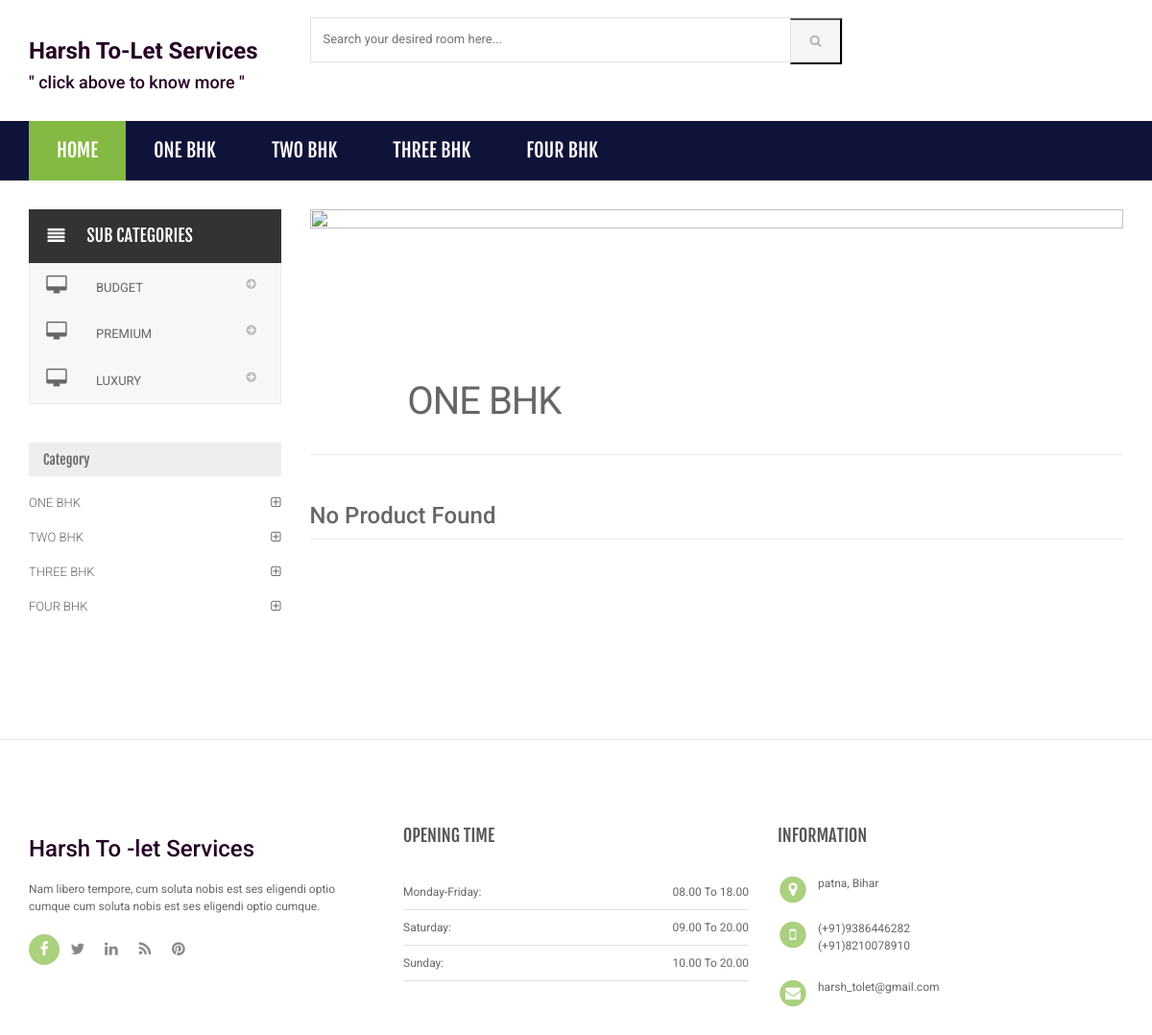
The page /Searching/category.php?cid=3 on the database its author committed.
### tables this page shows
CREATE TABLE `category` (
  `id` int(11) NOT NULL,
  `categoryName` varchar(255) DEFAULT NULL,
  `categoryDescription` longtext DEFAULT NULL,
  `creationDate` timestamp NOT NULL DEFAULT current_timestamp(),
  `updationDate` varchar(255) DEFAULT NULL
);

CREATE TABLE `subcategory` (
  `id` int(11) NOT NULL,
  `categoryid` int(11) DEFAULT NULL,
  `subcategory` varchar(255) DEFAULT NULL,
  `creationDate` timestamp NULL DEFAULT current_timestamp(),
  `updationDate` varchar(255) DEFAULT NULL
);

### Searching/category.php (the view, shortened to what this page needs)
<?php
include('includes/config.php');
$cid=intval($_GET['cid']);
?>
<!DOCTYPE html>
<html lang="en">
	<head>
	    <link rel="stylesheet" href="assets/css/bootstrap.min.css">
	    <link rel="stylesheet" href="assets/css/main.css">
	    <link rel="stylesheet" href="assets/css/green.css">
	    <link rel="stylesheet" href="assets/css/owl.carousel.css">
		<link rel="stylesheet" href="assets/css/owl.transitions.css">
		<link href="assets/css/lightbox.css" rel="stylesheet">
		<link rel="stylesheet" href="assets/css/animate.min.css">
		<link rel="stylesheet" href="assets/css/rateit.css">
		<link rel="stylesheet" href="assets/css/bootstrap-select.min.css">
		<link rel="stylesheet" href="assets/css/config.css">
		<link href="assets/css/green.css" rel="alternate stylesheet" title="Green color">
		<link href="assets/css/blue.css" rel="alternate stylesheet" title="Blue color">
		<link href="assets/css/red.css" rel="alternate stylesheet" title="Red color">
		<link href="assets/css/orange.css" rel="alternate stylesheet" title="Orange color">
		<link href="assets/css/dark-green.css" rel="alternate stylesheet" title="Darkgreen color">
		<link rel="stylesheet" href="assets/css/font-awesome.min.css">
	</head>
    <body class="cnt-home">
<header class="header-style-1">
<?php include('includes/main-header.php');?>
<?php include('includes/menu-bar.php');?>
</header>
<div class="body-content outer-top-xs">
	<div class='container'>
		<div class='row outer-bottom-sm'>
			<div class='col-md-3 sidebar'>
<div class="side-menu animate-dropdown outer-bottom-xs">
<div class="side-menu animate-dropdown outer-bottom-xs">
    <div class="head"><i class="icon fa fa-align-justify fa-fw"></i>Sub Categories</div>
    <nav class="yamm megamenu-horizontal" role="navigation">
        <ul class="nav">
            <li class="dropdown menu-item">
              <?php $sql=mysqli_query($con,"select id,subcategory  from subcategory where categoryid='$cid'");
while($row=mysqli_fetch_array($sql))
{
    ?>
                <a href="sub-category.php?scid=<?php echo $row['id'];?>" class="dropdown-toggle"><i class="icon fa fa-desktop fa-fw"></i>
                <?php echo $row['subcategory'];?></a>
                <?php }?>
</li>
</ul>
    </nav>
</div>
</div>
	            <div class="sidebar-module-container">
	            	<div class="sidebar-filter">
<div class="sidebar-widget wow fadeInUp outer-bottom-xs ">
	<div class="widget-header m-t-20">
		<h4 class="widget-title">Category</h4>
	</div>
	<div class="sidebar-widget-body m-t-10">
	         <?php $sql=mysqli_query($con,"select id,categoryName  from category");
while($row=mysqli_fetch_array($sql))
{
    ?>
		<div class="accordion">
	    	<div class="accordion-group">
	            <div class="accordion-heading">
	                <a href="category.php?cid=<?php echo $row['id'];?>"  class="accordion-toggle collapsed">
	                   <?php echo $row['categoryName'];?>
	                </a>
	            </div>
	        </div>
	    </div>
	    <?php } ?>
	</div>
</div>
	            	</div>
	            </div>
            </div>
			<div class='col-md-9'>
	<div id="category" class="category-carousel hidden-xs">
		<div class="item">
			<div class="image">
				<img src="assets/images/banners/banner1.jpg" alt="" class="img-responsive">
			</div>
			<div class="container-fluid">
				<div class="caption vertical-top text-left">
					<div class="big-text">
						<br />
					</div>
					       <?php $sql=mysqli_query($con,"select categoryName  from category where id='$cid'");
while($row=mysqli_fetch_array($sql))
{
    ?>
					<div class="excerpt hidden-sm hidden-md">
						<?php echo htmlentities($row['categoryName']);?>
					</div>
			<?php } ?>
				</div>
			</div>
		</div>
</div>
				<div class="search-result-container">
					<div id="myTabContent" class="tab-content">
						<div class="tab-pane active " id="grid-container">
							<div class="category-product  inner-top-vs">
								<div class="row">
			<?php
$ret=mysqli_query($con,"select * from products where category='$cid'");
$num=mysqli_num_rows($ret);
if($num>0)
{
while ($row=mysqli_fetch_array($ret))
{?>
		<div class="col-sm-6 col-md-4 wow fadeInUp">
			<div class="products">
	<div class="product">
		<div class="product-image">
			<div class="image">
				<a href="product-details.php?pid=<?php echo htmlentities($row['id']);?>"><img  src="assets/images/blank.gif" data-echo="admin/productimages/<?php echo htmlentities($row['id']);?>/<?php echo htmlentities($row['productImage1']);?>" alt="" width="200" height="300"></a>
			</div>
		</div>
		<div class="product-info text-left">
			<h3 class="name"><a href="product-details.php?pid=<?php echo htmlentities($row['id']);?>"><?php echo htmlentities($row['productName']);?></a></h3>
			<div class="description"></div>
			<div class="product-price">
				<span class="price">
					Rs. <?php echo htmlentities($row['productPrice']);?>	pr		</span>
										     <span class="price-before-discount">Rs. <?php echo htmlentities($row['productPriceBeforeDiscount']);?></span>
			</div>
			<?php if($row['productAvailability']=='In Stock'){?>
				<div class="action"><a href=" https://wa.me/+919334362070=product&action">watsapp us</a></div>
				<?php } else {?>
						<div class="action" style="color:red">Out of Stock</div>
					<?php } ?>
		</div>
					<div class="cart clearfix animate-effect">
				<div class="action">
					<ul class="list-unstyled">
						<li class="add-cart-button btn-group">
								<?php if($row['productAvailability']=='In Stock'){?>
							</button>
								<?php } else {?>
							<div class="action" style="color:red">Out of Stock</div>
					<?php } ?>
						</li>
					</ul>
				</div>
			</div>
			</div>
			</div>
		</div>
	  <?php } } else {?>
		<div class="col-sm-6 col-md-4 wow fadeInUp"> <h3>No Product Found</h3>
		</div>
<?php } ?>
										</div>
							</div>
						</div>
				</div>
			</div>
		</div></div>
</div>
</div>
<?php include('includes/footer.php');?>
</body>
</html>

### Searching/includes/menu-bar.php (shortened to what this page needs)
<div class="header-nav animate-dropdown">
    <div class="container">
        <div class="yamm navbar navbar-default" role="navigation">
            <div class="nav-bg-class">
                <div class="navbar-collapse collapse" id="mc-horizontal-menu-collapse">
	<div class="nav-outer">
		<ul class="nav navbar-nav">
			<li class="active dropdown yamm-fw">
				<a href="index.php" data-hover="dropdown" class="dropdown-toggle">Home</a>
			</li>
              <?php $sql=mysqli_query($con,"select id,categoryName  from category limit 6");
while($row=mysqli_fetch_array($sql))
{
    ?>
			<li class="dropdown yamm">
				<a href="category.php?cid=<?php echo $row['id'];?>"> <?php echo $row['categoryName'];?></a>
			</li>
			<?php } ?>
		</ul>
		<div class="clearfix"></div>
	</div>
</div>
            </div>
        </div>
    </div>
</div>

### Searching/assets/css/green.css (style rules this page uses)
a { color: #250024; }
.header-style-1 .header-nav { background: #101339; }
.cnt-home .header-style-1 .header-nav .navbar .navbar-nav > li.active { background: #84b943; }
.sidebar .sidebar-module-container .sidebar-widget .sidebar-widget-body .accordion .accordion-group .accordion-heading .accordion-toggle, .sidebar .sidebar-module-container .sidebar-widget .sidebar-widget-body .accordion .accordion-group .accordion-heading .accordion-toggle:hover, .sidebar .sidebar-module-container .sidebar-widget .sidebar-widget-body .accordion .accordion-group .accordion-heading .accordion-toggle:focus, .sidebar .sidebar-module-container .sidebar-widget .sidebar-widget-body .accordion .accordion-group .accordion-heading .accordion-toggle:after { color: #abd07e; }

### Searching/assets/css/lightbox.css (style rules this page uses)
body:after { content: url(../images/close.png) url(../images/loading.gif) url(../images/prev.png) url(../images/next.png); display: none; }

### Searching/assets/css/blue.css (style rules this page uses)
a { color: #3498db; }
.header-style-1 .header-nav { background: #3498db; }
.cnt-home .header-style-1 .header-nav .navbar .navbar-nav > li.active { background: #1d6ca1; }
.sidebar .sidebar-module-container .sidebar-widget .sidebar-widget-body .accordion .accordion-group .accordion-heading .accordion-toggle, .sidebar .sidebar-module-container .sidebar-widget .sidebar-widget-body .accordion .accordion-group .accordion-heading .accordion-toggle:hover, .sidebar .sidebar-module-container .sidebar-widget .sidebar-widget-body .accordion .accordion-group .accordion-heading .accordion-toggle:focus, .sidebar .sidebar-module-container .sidebar-widget .sidebar-widget-body .accordion .accordion-group .accordion-heading .accordion-toggle:after { color: #3498db; }

### Searching/assets/css/red.css (style rules this page uses)
a { color: #ff6c6c; }
.header-style-1 .header-nav { background: #ff6c6c; }
.cnt-home .header-style-1 .header-nav .navbar .navbar-nav > li.active { background: #ff1a1a; }
.sidebar .sidebar-module-container .sidebar-widget .sidebar-widget-body .accordion .accordion-group .accordion-heading .accordion-toggle, .sidebar .sidebar-module-container .sidebar-widget .sidebar-widget-body .accordion .accordion-group .accordion-heading .accordion-toggle:hover, .sidebar .sidebar-module-container .sidebar-widget .sidebar-widget-body .accordion .accordion-group .accordion-heading .accordion-toggle:focus, .sidebar .sidebar-module-container .sidebar-widget .sidebar-widget-body .accordion .accordion-group .accordion-heading .accordion-toggle:after { color: #ff6c6c; }

### Searching/assets/css/orange.css (style rules this page uses)
a { color: #f39c12; }
.header-style-1 .header-nav { background: #f39c12; }
.cnt-home .header-style-1 .header-nav .navbar .navbar-nav > li.active { background: #ab6c09; }
.sidebar .sidebar-module-container .sidebar-widget .sidebar-widget-body .accordion .accordion-group .accordion-heading .accordion-toggle, .sidebar .sidebar-module-container .sidebar-widget .sidebar-widget-body .accordion .accordion-group .accordion-heading .accordion-toggle:hover, .sidebar .sidebar-module-container .sidebar-widget .sidebar-widget-body .accordion .accordion-group .accordion-heading .accordion-toggle:focus, .sidebar .sidebar-module-container .sidebar-widget .sidebar-widget-body .accordion .accordion-group .accordion-heading .accordion-toggle:after { color: #f39c12; }

### Searching/assets/css/dark-green.css (style rules this page uses)
a { color: #12cca7; }
.header-style-1 .header-nav { background: #12cca7; }
.cnt-home .header-style-1 .header-nav .navbar .navbar-nav > li.active { background: #0b816a; }
.sidebar .sidebar-module-container .sidebar-widget .sidebar-widget-body .accordion .accordion-group .accordion-heading .accordion-toggle, .sidebar .sidebar-module-container .sidebar-widget .sidebar-widget-body .accordion .accordion-group .accordion-heading .accordion-toggle:hover, .sidebar .sidebar-module-container .sidebar-widget .sidebar-widget-body .accordion .accordion-group .accordion-heading .accordion-toggle:focus, .sidebar .sidebar-module-container .sidebar-widget .sidebar-widget-body .accordion .accordion-group .accordion-heading .accordion-toggle:after { color: #12cca7; }

### rows shown on the page
category: categoryName "ONE BHK"
category: categoryName "TWO BHK"
category: categoryName "THREE BHK"
category: categoryName "FOUR BHK"
subcategory: subcategory "BUDGET"
subcategory: subcategory "PREMIUM"
subcategory: subcategory "LUXURY"
